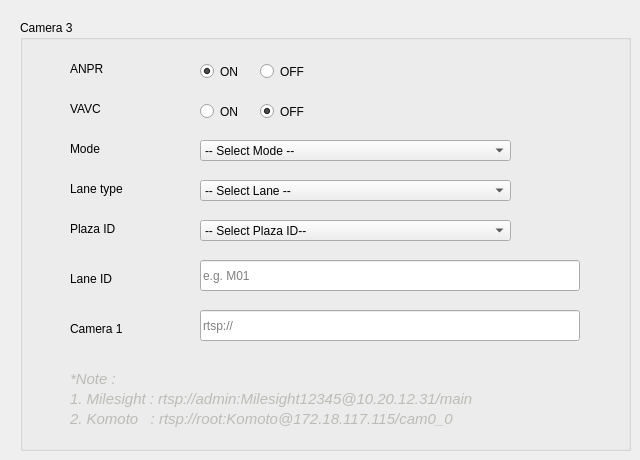
      <widget class="QWidget" name="tab_cam3">
       <attribute name="title">
        <string>Cam 3</string>
       </attribute>
       <widget class="QGroupBox" name="groupBox_anpr_config_cam3">
        <property name="geometry">
         <rect>
          <x>20</x>
          <y>20</y>
          <width>611</width>
          <height>431</height>
         </rect>
        </property>
        <property name="title">
         <string>Camera 3</string>
        </property>
        <widget class="QLabel" name="label_plaza_id_cam3">
         <property name="geometry">
          <rect>
           <x>50</x>
           <y>200</y>
           <width>67</width>
           <height>17</height>
          </rect>
         </property>
         <property name="text">
          <string>Plaza ID</string>
         </property>
        </widget>
        <widget class="QComboBox" name="comboBox">
         <property name="enabled">
          <bool>true</bool>
         </property>
         <property name="geometry">
          <rect>
           <x>180</x>
           <y>200</y>
           <width>311</width>
           <height>21</height>
          </rect>
         </property>
         <property name="cursor">
          <cursorShape>PointingHandCursor</cursorShape>
         </property>
         <property name="mouseTracking">
          <bool>true</bool>
         </property>
         <property name="whatsThis">
          <string/>
         </property>
         <property name="autoFillBackground">
          <bool>false</bool>
         </property>
         <property name="editable">
          <bool>false</bool>
         </property>
         <property name="currentText">
          <string>-- Select Plaza ID--</string>
         </property>
         <property name="currentIndex">
          <number>0</number>
         </property>
         <property name="maxVisibleItems">
          <number>10</number>
         </property>
         <property name="sizeAdjustPolicy">
          <enum>QComboBox::AdjustToMinimumContentsLength</enum>
         </property>
         <property name="minimumContentsLength">
          <number>5</number>
         </property>
         <property name="frame">
          <bool>true</bool>
         </property>
         <item>
          <property name="text">
           <string>-- Select Plaza ID--</string>
          </property>
         </item>
         <item>
          <property name="text">
           <string>101 - Gombak</string>
          </property>
         </item>
         <item>
          <property name="text">
           <string>100 - Bentong</string>
          </property>
         </item>
         <item>
          <property name="text">
           <string>801 - Karak 1 </string>
          </property>
         </item>
         <item>
          <property name="text">
           <string>802 - Lanchang</string>
          </property>
         </item>
         <item>
          <property name="text">
           <string>803 - Temerloh</string>
          </property>
         </item>
         <item>
          <property name="text">
           <string>804 - Chenor</string>
          </property>
         </item>
         <item>
          <property name="text">
           <string>805 - Maran</string>
          </property>
         </item>
         <item>
          <property name="text">
           <string>806 - Srijaya</string>
          </property>
         </item>
         <item>
          <property name="text">
           <string>807 - Gambang</string>
          </property>
         </item>
         <item>
          <property name="text">
           <string>808 - Kuantan</string>
          </property>
         </item>
         <item>
          <property name="text">
           <string>809 - Jabor 1</string>
          </property>
         </item>
        </widget>
        <widget class="QLabel" name="label_lane_type_cam3">
         <property name="geometry">
          <rect>
           <x>50</x>
           <y>160</y>
           <width>91</width>
           <height>17</height>
          </rect>
         </property>
         <property name="text">
          <string>Lane type</string>
         </property>
        </widget>
        <widget class="QLabel" name="label_mode_cam3">
         <property name="geometry">
          <rect>
           <x>50</x>
           <y>120</y>
           <width>91</width>
           <height>17</height>
          </rect>
         </property>
         <property name="text">
          <string>Mode</string>
         </property>
        </widget>
        <widget class="QComboBox" name="comboBox_lane_type_cam3">
         <property name="enabled">
          <bool>true</bool>
         </property>
         <property name="geometry">
          <rect>
           <x>180</x>
           <y>160</y>
           <width>311</width>
           <height>21</height>
          </rect>
         </property>
         <property name="cursor">
          <cursorShape>PointingHandCursor</cursorShape>
         </property>
         <property name="mouseTracking">
          <bool>true</bool>
         </property>
         <property name="whatsThis">
          <string/>
         </property>
         <property name="autoFillBackground">
          <bool>false</bool>
         </property>
         <property name="editable">
          <bool>false</bool>
         </property>
         <property name="currentText">
          <string>-- Select Lane --</string>
         </property>
         <property name="currentIndex">
          <number>0</number>
         </property>
         <property name="sizeAdjustPolicy">
          <enum>QComboBox::AdjustToMinimumContentsLength</enum>
         </property>
         <property name="minimumContentsLength">
          <number>5</number>
         </property>
         <item>
          <property name="text">
           <string>-- Select Lane --</string>
          </property>
         </item>
         <item>
          <property name="text">
           <string>Offline</string>
          </property>
         </item>
         <item>
          <property name="text">
           <string>Quatriz</string>
          </property>
         </item>
         <item>
          <property name="text">
           <string>Teras</string>
          </property>
         </item>
        </widget>
        <widget class="QComboBox" name="comboBox_mode_cam3">
         <property name="enabled">
          <bool>true</bool>
         </property>
         <property name="geometry">
          <rect>
           <x>180</x>
           <y>120</y>
           <width>311</width>
           <height>21</height>
          </rect>
         </property>
         <property name="cursor">
          <cursorShape>PointingHandCursor</cursorShape>
         </property>
         <property name="mouseTracking">
          <bool>true</bool>
         </property>
         <property name="whatsThis">
          <string/>
         </property>
         <property name="autoFillBackground">
          <bool>false</bool>
         </property>
         <property name="editable">
          <bool>false</bool>
         </property>
         <property name="currentText">
          <string>-- Select Mode --</string>
         </property>
         <property name="currentIndex">
          <number>0</number>
         </property>
         <property name="sizeAdjustPolicy">
          <enum>QComboBox::AdjustToMinimumContentsLength</enum>
         </property>
         <property name="minimumContentsLength">
          <number>5</number>
         </property>
         <item>
          <property name="text">
           <string>-- Select Mode --</string>
          </property>
         </item>
         <item>
          <property name="text">
           <string>Online</string>
          </property>
         </item>
         <item>
          <property name="text">
           <string>Offline</string>
          </property>
         </item>
        </widget>
        <widget class="QLabel" name="label_1_milesight_18">
         <property name="geometry">
          <rect>
           <x>50</x>
           <y>370</y>
           <width>481</width>
           <height>17</height>
          </rect>
         </property>
         <property name="font">
          <font>
           <pointsize>11</pointsize>
           <italic>true</italic>
          </font>
         </property>
         <property name="styleSheet">
          <string notr="true">QLabel{
color:rgb(186, 189, 182)
}</string>
         </property>
         <property name="text">
          <string>1. Milesight : rtsp://admin:Milesight12345@10.20.12.31/main</string>
         </property>
        </widget>
        <widget class="QLabel" name="label_komoto_18">
         <property name="geometry">
          <rect>
           <x>50</x>
           <y>390</y>
           <width>481</width>
           <height>17</height>
          </rect>
         </property>
         <property name="font">
          <font>
           <pointsize>11</pointsize>
           <italic>true</italic>
          </font>
         </property>
         <property name="styleSheet">
          <string notr="true">QLabel{
color:rgb(186, 189, 182)
}</string>
         </property>
         <property name="text">
          <string>2. Komoto   : rtsp://root:Komoto@172.18.117.115/cam0_0</string>
         </property>
        </widget>
        <widget class="QLabel" name="label">
         <property name="geometry">
          <rect>
           <x>50</x>
           <y>250</y>
           <width>67</width>
           <height>17</height>
          </rect>
         </property>
         <property name="text">
          <string>Lane ID</string>
         </property>
        </widget>
        <widget class="QLabel" name="label_rtsp_cam3">
         <property name="geometry">
          <rect>
           <x>50</x>
           <y>300</y>
           <width>81</width>
           <height>17</height>
          </rect>
         </property>
         <property name="text">
          <string>Camera 1</string>
         </property>
        </widget>
        <widget class="QLineEdit" name="lineEdit_lane_id__cam3">
         <property name="geometry">
          <rect>
           <x>180</x>
           <y>240</y>
           <width>380</width>
           <height>31</height>
          </rect>
         </property>
         <property name="text">
          <string/>
         </property>
         <property name="alignment">
          <set>Qt::AlignLeading|Qt::AlignLeft|Qt::AlignVCenter</set>
         </property>
         <property name="dragEnabled">
          <bool>false</bool>
         </property>
         <property name="placeholderText">
          <string>e.g. M01</string>
         </property>
        </widget>
        <widget class="QLabel" name="label_eg_18">
         <property name="geometry">
          <rect>
           <x>50</x>
           <y>350</y>
           <width>67</width>
           <height>17</height>
          </rect>
         </property>
         <property name="font">
          <font>
           <pointsize>11</pointsize>
           <italic>true</italic>
          </font>
         </property>
         <property name="styleSheet">
          <string notr="true">QLabel{
color:rgb(186, 189, 182)
}</string>
         </property>
         <property name="text">
          <string>*Note : </string>
         </property>
        </widget>
        <widget class="QLineEdit" name="lineEdit_rtsp_cam3">
         <property name="geometry">
          <rect>
           <x>180</x>
           <y>290</y>
           <width>380</width>
           <height>31</height>
          </rect>
         </property>
         <property name="text">
          <string/>
         </property>
         <property name="alignment">
          <set>Qt::AlignLeading|Qt::AlignLeft|Qt::AlignVCenter</set>
         </property>
         <property name="dragEnabled">
          <bool>false</bool>
         </property>
         <property name="placeholderText">
          <string>rtsp://</string>
         </property>
        </widget>
        <widget class="QRadioButton" name="radioButton_off_vavc_cam3">
         <property name="geometry">
          <rect>
           <x>240</x>
           <y>80</y>
           <width>61</width>
           <height>23</height>
          </rect>
         </property>
         <property name="text">
          <string>OFF</string>
         </property>
         <property name="checked">
          <bool>true</bool>
         </property>
         <attribute name="buttonGroup">
          <string notr="true">buttonGroup_vavc_cam3</string>
         </attribute>
        </widget>
        <widget class="QRadioButton" name="radioButton_off_anpr_cam3">
         <property name="geometry">
          <rect>
           <x>240</x>
           <y>40</y>
           <width>61</width>
           <height>23</height>
          </rect>
         </property>
         <property name="text">
          <string>OFF</string>
         </property>
         <attribute name="buttonGroup">
          <string notr="true">buttonGroup_anpr_cam3</string>
         </attribute>
        </widget>
        <widget class="QLabel" name="label_ANPR_cam3">
         <property name="geometry">
          <rect>
           <x>50</x>
           <y>40</y>
           <width>51</width>
           <height>17</height>
          </rect>
         </property>
         <property name="text">
          <string>ANPR</string>
         </property>
        </widget>
        <widget class="QRadioButton" name="radioButton_on_vavc__cam3">
         <property name="geometry">
          <rect>
           <x>180</x>
           <y>80</y>
           <width>51</width>
           <height>23</height>
          </rect>
         </property>
         <property name="text">
          <string>ON</string>
         </property>
         <attribute name="buttonGroup">
          <string notr="true">buttonGroup_vavc_cam3</string>
         </attribute>
        </widget>
        <widget class="QLabel" name="label_VAVC_cam3">
         <property name="geometry">
          <rect>
           <x>50</x>
           <y>80</y>
           <width>51</width>
           <height>17</height>
          </rect>
         </property>
         <property name="text">
          <string>VAVC</string>
         </property>
        </widget>
        <widget class="QRadioButton" name="radioButton_on_anpr_cam3">
         <property name="geometry">
          <rect>
           <x>180</x>
           <y>40</y>
           <width>51</width>
           <height>23</height>
          </rect>
         </property>
         <property name="text">
          <string>ON</string>
         </property>
         <property name="checked">
          <bool>true</bool>
         </property>
         <attribute name="buttonGroup">
          <string notr="true">buttonGroup_anpr_cam3</string>
         </attribute>
        </widget>
       </widget>
      </widget>
